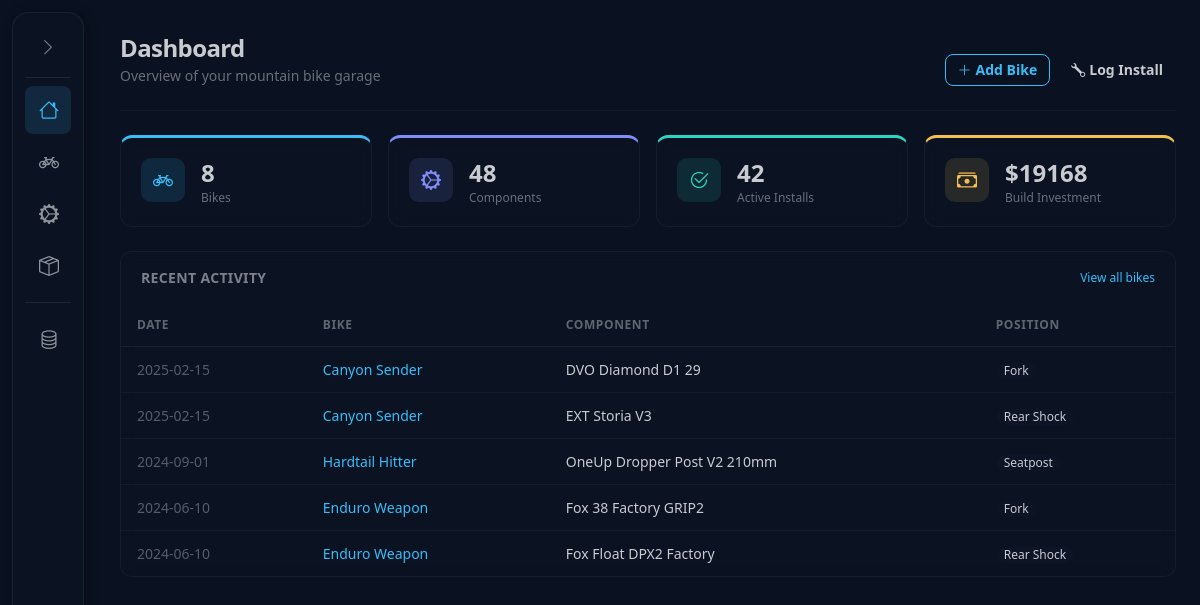
Before: / with the older database file.
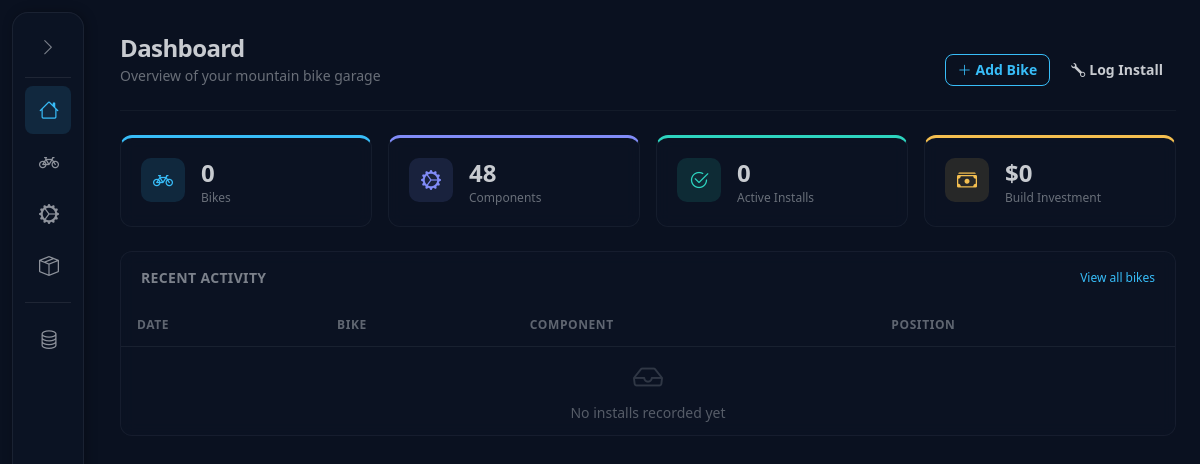
After: the same page with the newer database file.
### tables this page shows
CREATE TABLE bike_components (
    id INTEGER PRIMARY KEY AUTOINCREMENT,
    bike_id INTEGER NOT NULL REFERENCES bikes(id) ON DELETE CASCADE,
    component_id INTEGER NOT NULL REFERENCES components(id) ON DELETE CASCADE,
    position TEXT,
    install_date TEXT,
    removal_date TEXT,
    price REAL,
    condition_notes TEXT
);

CREATE TABLE bikes (
    id INTEGER PRIMARY KEY AUTOINCREMENT,
    name TEXT NOT NULL,
    frame_id INTEGER NOT NULL REFERENCES frames(id) ON DELETE CASCADE,
    notes TEXT
);

### bikebuild/web.py (the view)
@app.route('/')
def index():
    bike_count = query_db("SELECT COUNT(*) AS c FROM bikes", one=True)['c']
    component_count = query_db("SELECT COUNT(*) AS c FROM components", one=True)['c']
    inventory_count = query_db("SELECT COUNT(*) AS c FROM inventory", one=True)['c']
    installed_count = query_db("SELECT COUNT(*) AS c FROM bike_components WHERE removal_date IS NULL", one=True)['c']
    total_cost = query_db("SELECT COALESCE(SUM(price),0) AS c FROM bike_components WHERE removal_date IS NULL", one=True)['c']
    recent_installs = query_db("""
        SELECT bc.install_date, b.name AS bike_name, b.id AS bike_id,
               c.manufacturer || ' ' || c.model AS part_name, bc.position
        FROM bike_components bc
        JOIN bikes b ON bc.bike_id = b.id
        JOIN components c ON bc.component_id = c.id
        ORDER BY bc.install_date DESC
        LIMIT 5
    """)
    return render_template('index.html',
                           bike_count=bike_count,
                           component_count=component_count,
                           inventory_count=inventory_count,
                           installed_count=installed_count,
                           total_cost=total_cost,
                           recent_installs=recent_installs)

### bikebuild/web.py (called while the page is built)
def get_db():
    if 'db' not in g:
        g.db = sqlite3.connect(DATABASE)
        g.db.row_factory = sqlite3.Row
        g.db.execute("PRAGMA foreign_keys = ON")
    return g.db

def query_db(query, args=(), one=False):
    cur = get_db().execute(query, args)
    rv = cur.fetchall()
    cur.close()
    return (rv[0] if rv else None) if one else rv

### bikebuild/templates/index.html (shortened to what this page needs)
{% extends "base.html" %}
{% block content %}
<div class="flex flex-wrap items-end justify-between gap-4 mb-6">
    <div>
        <h1 class="text-2xl font-bold tracking-tight">Dashboard</h1>
        <p class="text-sm text-base-content/50 mt-0.5">Overview of your mountain bike garage</p>
    </div>
    <div class="flex gap-2">
        <a href="{{ url_for('bike_new') }}" class="btn btn-sm btn-primary btn-outline gap-1">
            <i class="bi bi-plus-lg"></i> Add Bike
        </a>
        <a href="{{ url_for('bikes_list') }}" class="btn btn-sm btn-ghost gap-1">
            <i class="bi bi-wrench"></i> Log Install
        </a>
    </div>
</div>
<div class="h-px bg-base-content/5 mb-6"></div>
<div class="grid grid-cols-1 sm:grid-cols-2 lg:grid-cols-4 gap-4 mb-6">
    <a href="{{ url_for('bikes_list') }}" class="dash-card dash-card--primary">
        <div class="dash-icon-wrap">
            <i class="bi bi-bicycle"></i>
        </div>
        <div>
            <div class="text-2xl font-bold leading-tight">{{ bike_count }}</div>
            <div class="text-xs text-base-content/50 mt-0.5">Bikes</div>
        </div>
    </a>
    <a href="{{ url_for('components_list') }}" class="dash-card dash-card--secondary">
        <div class="dash-icon-wrap">
            <i class="bi bi-gear-wide-connected"></i>
        </div>
        <div>
            <div class="text-2xl font-bold leading-tight">{{ component_count }}</div>
            <div class="text-xs text-base-content/50 mt-0.5">Components</div>
        </div>
    </a>
    <div class="dash-card dash-card--success">
        <div class="dash-icon-wrap">
            <i class="bi bi-check2-circle"></i>
        </div>
        <div>
            <div class="text-2xl font-bold leading-tight">{{ installed_count }}</div>
            <div class="text-xs text-base-content/50 mt-0.5">Active Installs</div>
        </div>
    </div>
    <div class="dash-card dash-card--warning">
        <div class="dash-icon-wrap">
            <i class="bi bi-cash-stack"></i>
        </div>
        <div>
            <div class="text-2xl font-bold leading-tight">${{ "%.0f"|format(total_cost) }}</div>
            <div class="text-xs text-base-content/50 mt-0.5">Build Investment</div>
        </div>
    </div>
</div>
<div class="dash-panel">
    <div class="flex items-center justify-between px-5 py-4">
        <h2 class="text-sm font-semibold tracking-wide uppercase text-base-content/60">Recent Activity</h2>
        <a href="{{ url_for('bikes_list') }}" class="text-xs text-primary hover:underline">View all bikes</a>
    </div>
    <div class="overflow-x-auto">
        <table class="dash-table">
            <thead>
                <tr>
                    <th>Date</th>
                    <th>Bike</th>
                    <th>Component</th>
                    <th>Position</th>
                </tr>
            </thead>
            <tbody>
                {% for r in recent_installs %}
                <tr>
                    <td class="text-base-content/40 tabular-nums">{{ r.install_date or '—' }}</td>
                    <td><a href="{{ url_for('bike_detail', bike_id=r.bike_id) }}" class="text-primary hover:underline font-medium">{{ r.bike_name }}</a></td>
                    <td>{{ r.part_name }}</td>
                    <td>
                        {% if r.position %}
                        <span class="badge badge-ghost badge-sm">{{ r.position }}</span>
                        {% else %}
                        <span class="text-base-content/30">—</span>
                        {% endif %}
                    </td>
                </tr>
                {% else %}
                <tr>
                    <td colspan="4" class="text-center py-10">
                        <i class="bi bi-inbox text-3xl text-base-content/20"></i>
                        <p class="text-sm text-base-content/40 mt-2">No installs recorded yet</p>
                    </td>
                </tr>
                {% endfor %}
            </tbody>
        </table>
    </div>
</div>
{% endblock %}

### bikebuild/templates/base.html (shortened to what this page needs)
<!DOCTYPE html>
<html lang="en" data-theme="night">
<head>
    <link href="https://cdn.jsdelivr.net/npm/daisyui@4/dist/full.min.css" rel="stylesheet" />
    <script src="https://cdn.tailwindcss.com"></script>
    <link href="https://cdn.jsdelivr.net/npm/bootstrap-icons@1.11.3/font/bootstrap-icons.min.css" rel="stylesheet">
    <link href="{{ url_for('static', filename='style.css') }}" rel="stylesheet">
</head>
<body class="min-h-screen bg-base-300 text-base-content">
    <aside id="sidebar" class="sidebar collapsed">
        <div class="sidebar-header">
            <button id="sidebarToggle" class="sidebar-toggle" title="Toggle sidebar">
                <i class="bi bi-chevron-right"></i>
            </button>
        </div>
        <div class="sidebar-divider"></div>
        <nav class="sidebar-nav">
            <a href="{{ url_for('index') }}" class="sidebar-link {{ 'active' if request.endpoint == 'index' }}" title="Dashboard">
                <i class="bi bi-house sidebar-icon"></i>
            </a>
            <a href="{{ url_for('bikes_list') }}" class="sidebar-link {{ 'active' if request.endpoint and request.endpoint.startswith('bike') }}" title="Bikes">
                <i class="bi bi-bicycle sidebar-icon"></i>
            </a>
            <a href="{{ url_for('components_list') }}" class="sidebar-link {{ 'active' if request.endpoint and request.endpoint.startswith('component') }}" title="Components">
                <i class="bi bi-gear-wide-connected sidebar-icon"></i>
            </a>
            <a href="{{ url_for('inventory_list') }}" class="sidebar-link {{ 'active' if request.endpoint and request.endpoint.startswith('inventory') }}" title="Inventory">
                <i class="bi bi-box-seam sidebar-icon"></i>
            </a>
            <div class="sidebar-divider"></div>
            <a href="{{ url_for('data_manage') }}" class="sidebar-link {{ 'active' if request.endpoint and request.endpoint.startswith('data') }}" title="Data">
                <i class="bi bi-database sidebar-icon"></i>
            </a>
        </nav>
    </aside>
    <div id="mainWrapper" class="main-wrapper collapsed">
        <main class="flex-1 w-full max-w-7xl mx-auto px-4 sm:px-6 py-8">
            {% block content %}{% endblock %}
        </main>
    </div>
</body>
</html>

### bikebuild/static/style.css (style rules this page uses)
.sidebar { position: fixed; top: 0.75rem; left: 0.75rem; height: calc(100vh - 1.5rem); width: 14rem; background: oklch(var(--b2) / 0.85); backdrop-filter: blur(12px); -webkit-backdrop-filter: blur(12px); display: flex; flex-direction: column; padding: 0.75rem; z-index: 50; transition: width 0.25s ease; overflow: hidden; box-shadow: 2px 0 12px rgba(0, 0, 0, 0.3); border-radius: 1rem; border: 1px solid oklch(var(--bc) / 0.08); }
.sidebar.collapsed { width: 4.5rem; }
.main-wrapper { display: flex; flex-direction: column; min-height: 100vh; margin-left: 15.5rem; transition: margin-left 0.25s ease; }
.main-wrapper.collapsed { margin-left: 6rem; }
.sidebar-header { display: flex; align-items: center; justify-content: space-between; flex-shrink: 0; height: 2.75rem; overflow: hidden; }
.sidebar.collapsed .sidebar-header { justify-content: center; }
.sidebar-toggle { display: flex; align-items: center; justify-content: center; width: 2.25rem; height: 2.25rem; border-radius: 0.5rem; border: none; background: transparent; color: oklch(var(--bc) / 0.6); font-size: 1.1rem; cursor: pointer; transition: background 0.15s, color 0.15s, transform 0.3s ease; flex-shrink: 0; }
.sidebar-divider { height: 1px; background: oklch(var(--bc) / 0.1); margin: 0.5rem 0; flex-shrink: 0; }
.sidebar-nav { display: flex; flex-direction: column; gap: 0.25rem; flex: 1; overflow-y: auto; overflow-x: hidden; }
.sidebar-link { display: flex; align-items: center; gap: 0.75rem; padding: 0.375rem; border-radius: 0.5rem; color: oklch(var(--bc) / 0.7); text-decoration: none; white-space: nowrap; overflow: hidden; transition: background 0.15s, color 0.15s; flex-shrink: 0; }
.sidebar-link.active { background: oklch(var(--p) / 0.12); color: oklch(var(--p)); }
.sidebar-icon { display: flex; align-items: center; justify-content: center; width: 2.25rem; height: 2.25rem; font-size: 1.25rem; flex-shrink: 0; }
.sidebar-link { transition: background 0.15s, color 0.15s, transform 0.25s ease, opacity 0.25s ease; }
.sidebar-nav .sidebar-link:nth-child(1) { transition-delay: 0.05s; }
.sidebar-nav .sidebar-link:nth-child(2) { transition-delay: 0.1s; }
.sidebar-nav .sidebar-link:nth-child(3) { transition-delay: 0.15s; }
.sidebar-nav .sidebar-link:nth-child(4) { transition-delay: 0.2s; }
.sidebar.collapsed .sidebar-nav .sidebar-link { transition-delay: 0s; }
.dash-card { background: oklch(var(--b2) / 0.6); backdrop-filter: blur(8px); -webkit-backdrop-filter: blur(8px); border: 1px solid oklch(var(--bc) / 0.06); border-top: 3px solid transparent; border-radius: 0.75rem; padding: 1.25rem; display: flex; align-items: flex-start; gap: 1rem; text-decoration: none; color: inherit; transition: transform 0.2s ease, box-shadow 0.2s ease, border-color 0.2s ease; }
.dash-icon-wrap { width: 2.75rem; height: 2.75rem; border-radius: 0.625rem; display: flex; align-items: center; justify-content: center; font-size: 1.25rem; flex-shrink: 0; }
.dash-card--primary { border-top-color: oklch(var(--p)); }
.dash-card--secondary { border-top-color: oklch(var(--s)); }
.dash-card--success { border-top-color: oklch(var(--su)); }
.dash-card--warning { border-top-color: oklch(var(--wa)); }
.dash-card--primary .dash-icon-wrap { background: oklch(var(--p) / 0.12); color: oklch(var(--p)); }
.dash-card--secondary .dash-icon-wrap { background: oklch(var(--s) / 0.12); color: oklch(var(--s)); }
.dash-card--success .dash-icon-wrap { background: oklch(var(--su) / 0.12); color: oklch(var(--su)); }
.dash-card--warning .dash-icon-wrap { background: oklch(var(--wa) / 0.12); color: oklch(var(--wa)); }
.dash-panel { background: oklch(var(--b2) / 0.6); backdrop-filter: blur(8px); -webkit-backdrop-filter: blur(8px); border: 1px solid oklch(var(--bc) / 0.06); border-radius: 0.75rem; overflow: hidden; }
.dash-table { width: 100%; border-collapse: collapse; }
.dash-table thead th { padding: 0.75rem 1rem; font-size: 0.75rem; font-weight: 600; text-transform: uppercase; letter-spacing: 0.05em; color: oklch(var(--bc) / 0.45); border-bottom: 1px solid oklch(var(--bc) / 0.08); text-align: left; }
.dash-table tbody td { padding: 0.75rem 1rem; font-size: 0.875rem; border-bottom: 1px solid oklch(var(--bc) / 0.05); vertical-align: middle; }
.dash-table tbody tr:last-child td { border-bottom: none; }
.dash-table tbody tr { transition: background 0.15s ease; }

Changed rows visible on the page:
removed bike_components: install_date "2025-02-15", bike_name "Canyon Sender", part_name "DVO Diamond D1 29", position "Fork"
removed bike_components: install_date "2025-02-15", bike_name "Canyon Sender", part_name "EXT Storia V3", position "Rear Shock"
removed bike_components: install_date "2024-09-01", bike_name "Hardtail Hitter", part_name "OneUp Dropper Post V2 210mm", position "Seatpost"
removed bike_components: install_date "2024-06-10", bike_name "Enduro Weapon", part_name "Fox 38 Factory GRIP2", position "Fork"
removed bike_components: install_date "2024-06-10", bike_name "Enduro Weapon", part_name "Fox Float DPX2 Factory", position "Rear Shock"
Other visible differences:
{{ bike_count }}: "8" → "0"
{{ installed_count }}: "42" → "0"
{{ "%.0f"|format(total_cost) }}: "19168" → "0"
text now shown: "No installs recorded yet"
